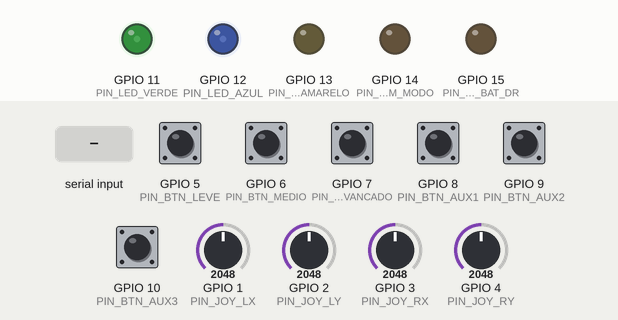
Recording of a sketch running on a simulated ESP32-S3. Parts: output pins drawn as LEDs (lit = HIGH). The test bench sets the inputs (shaded band); at power-on: GPIO 5 (PIN_BTN_LEVE), GPIO 6 (PIN_BTN_MEDIO), GPIO 7 (PIN_BTN_AVANCADO), GPIO 8 (PIN_BTN_AUX1), GPIO 9 (PIN_BTN_AUX2), GPIO 10 (PIN_BTN_AUX3) HIGH, GPIO 1 (PIN_JOY_LX) = 2048, GPIO 2 (PIN_JOY_LY) = 2048, GPIO 3 (PIN_JOY_RX) = 2048, GPIO 4 (PIN_JOY_RY) = 2048 (analog values on the 0–4095 scale). What the sketch prints to the serial monitor is not drawn.

Above: at 1.94 s.
2.3 s: GPIO 6 (PIN_BTN_MEDIO) pulled LOW for 0.15 s
At 3.31 s:
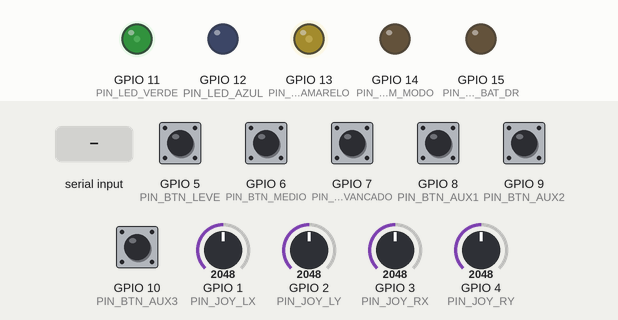
5.3 s: GPIO 7 (PIN_BTN_AVANCADO) pulled LOW for 0.15 s
At 5.93 s:
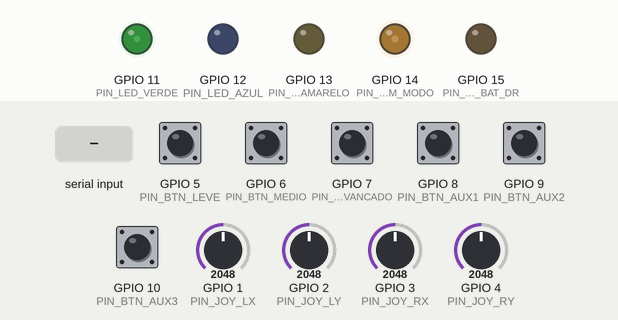
8.3 s: GPIO 5 (PIN_BTN_LEVE) pulled LOW for 0.15 s
11.3 s: "rp 0.25\n" received over Serial
14.3 s: GPIO 6 (PIN_BTN_MEDIO) pulled LOW for 0.15 s
17.3 s: "1\n" received over Serial
Timing chart, 0 to 21.3 s (numbered marks = the images above; inputs shaded):
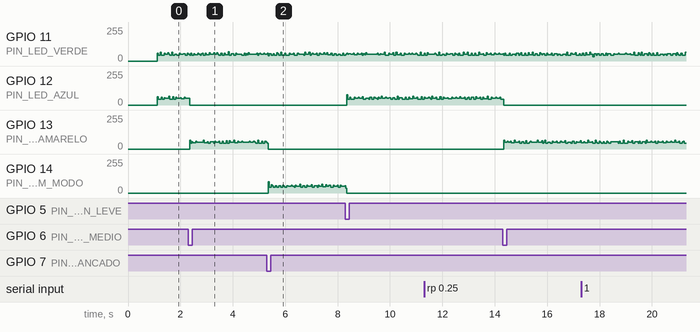

The sketch:

controle.ino
```cpp
// ============================================================================
//  CONTROLE (rádio) - ESP32 + 2 joysticks + botões, ESP-NOW
//
//  Além de pilotar, funciona como ponte de telemetria:
//    drone --ESP-NOW--> controle --USB--> PC  (linhas "T,..." e "# mensagens")
//    PC --USB--> controle --ESP-NOW--> drone  (comandos de sintonia, ex.: "rp 0.25")
// ============================================================================
#include <Arduino.h>
#include <esp_now.h>
#include <WiFi.h>

uint8_t macDrone[6] = {0xD8, 0x85, 0xAC, 0xD4, 0x3A, 0x94};

const int PIN_JOY_LX = 1; // Yaw (Girar)
const int PIN_JOY_LY = 2; // Throttle (Aceleracao)
const int PIN_JOY_RX = 3; // Roll (Lados)
const int PIN_JOY_RY = 4; // Pitch (Frente/Tras)

const int PIN_BTN_LEVE     = 5;
const int PIN_BTN_MEDIO    = 6;
const int PIN_BTN_AVANCADO = 7;
const int PIN_BTN_AUX1     = 8;
const int PIN_BTN_AUX2     = 9;
const int PIN_BTN_AUX3     = 10;

const int PIN_LED_VERDE       = 11;
const int PIN_LED_AZUL        = 12;
const int PIN_LED_AMARELO     = 13;
const int PIN_LED_VERM_MODO   = 14;
const int PIN_LED_VERM_BAT_DR = 15;

const int TODOS_LEDS[5] = {
  PIN_LED_VERDE, PIN_LED_AZUL, PIN_LED_AMARELO,
  PIN_LED_VERM_MODO, PIN_LED_VERM_BAT_DR
};

typedef struct struct_comando {
  int16_t throttle;
  int16_t yaw;
  int16_t pitch;
  int16_t roll;
  uint8_t modo;
  uint8_t aux1;
  uint8_t aux2;
  uint8_t aux3;
} struct_comando;

// Mesmos formatos de drone/drone.ino
#define PKT_TELEMETRIA 0xA1
#define PKT_TEXTO      0xA3
#define PKT_CMD_TEXTO  0xB1

typedef struct __attribute__((packed)) {
  uint8_t  tipo;
  uint8_t  flags;         // b0 armado, b1 pairar, b2 bateria baixa, b3 oscilando
  uint32_t ms;
  int16_t  roll, pitch;   // x100
  int16_t  gR, gP, gY;    // x10
  int16_t  spR, spP;      // x100
  int16_t  m[4];
  int16_t  thr;
  uint8_t  escala;        // x100
  uint8_t  oscR, oscP;
  uint16_t loopHz;
  float    tensao;
} pkt_telemetria_t;

typedef struct __attribute__((packed)) {
  uint8_t tipo;
  char    texto[200];
} pkt_texto_t;

struct_comando pacoteControle;

enum ModoVoo { MODO_LEVE = 1, MODO_MEDIO = 2, MODO_AVANCADO = 3 };
ModoVoo modoAtual = MODO_LEVE;

bool droneConectado = false;
volatile bool batDroneBaixa = false;
unsigned long ultimoAckDrone = 0;

int centroLX = 2048, centroLY = 2048, centroRX = 2048, centroRY = 2048;
const int DEADZONE = 160;

unsigned long ultimoPiscaVerde = 0;
bool estadoPiscaVerde = false;
unsigned long ultimoEnvioEspNow = 0;
unsigned long ultimoDebounce = 0;

// Fila simples: o callback do Wi-Fi não deve imprimir direto na serial
#define FILA_TAM 16
pkt_texto_t filaTexto[FILA_TAM];   // reutilizada também para telemetria (cabe)
volatile uint8_t filaIni = 0, filaFim = 0;
portMUX_TYPE muxFila = portMUX_INITIALIZER_UNLOCKED;

void aoEnviarDados(const wifi_tx_info_t *info, esp_now_send_status_t status) {
  if (status == ESP_NOW_SEND_SUCCESS) {
    droneConectado = true;
    ultimoAckDrone = millis();
  }
}

void aoReceberDoDrone(const esp_now_recv_info_t *info, const uint8_t *dados, int len) {
  if (len < 1 || len > (int)sizeof(pkt_texto_t)) return;
  if (dados[0] == PKT_TELEMETRIA && len == sizeof(pkt_telemetria_t)) {
    batDroneBaixa = ((const pkt_telemetria_t *)dados)->flags & 4;
  } else if (dados[0] != PKT_TEXTO) {
    return;
  }
  portENTER_CRITICAL_ISR(&muxFila);
  uint8_t prox = (filaFim + 1) % FILA_TAM;
  if (prox != filaIni) {
    memset(&filaTexto[filaFim], 0, sizeof(pkt_texto_t));
    memcpy(&filaTexto[filaFim], dados, len);
    filaFim = prox;
  }
  portEXIT_CRITICAL_ISR(&muxFila);
}

void imprimirRecebidos() {
  while (filaIni != filaFim) {
    pkt_texto_t p;
    portENTER_CRITICAL(&muxFila);
    p = filaTexto[filaIni];
    filaIni = (filaIni + 1) % FILA_TAM;
    portEXIT_CRITICAL(&muxFila);

    if (p.tipo == PKT_TEXTO) {
      p.texto[sizeof(p.texto) - 1] = 0;
      Serial.print("# ");
      Serial.println(p.texto);
    } else {
      pkt_telemetria_t t;
      memcpy(&t, &p, sizeof(t));
      Serial.printf("T,%lu,%u,%d,%.2f,%.2f,%.1f,%.1f,%.1f,%.2f,%.2f,%d,%d,%d,%d,%.2f,%u,%u,%u\n",
                    (unsigned long)t.ms, t.flags, t.thr, t.roll / 100.0, t.pitch / 100.0,
                    t.gR / 10.0, t.gP / 10.0, t.gY / 10.0, t.spR / 100.0, t.spP / 100.0,
                    t.m[0], t.m[1], t.m[2], t.m[3], t.escala / 100.0, t.oscR, t.oscP, t.loopHz);
    }
  }
}

// Linhas digitadas no PC são repassadas ao drone como comando de sintonia
void repassarComandosUSB() {
  static char buf[64];
  static uint8_t n = 0;
  while (Serial.available()) {
    char ch = Serial.read();
    if (ch == '\n' || ch == '\r') {
      if (n > 0) {
        uint8_t pkt[1 + sizeof(buf)];
        pkt[0] = PKT_CMD_TEXTO;
        memcpy(pkt + 1, buf, n);
        esp_now_send(macDrone, pkt, 1 + n);
        n = 0;
      }
    } else if (n < sizeof(buf) - 1) {
      buf[n++] = ch;
    }
  }
}

void atualizarLEDsMultiplexados() {
  static int indiceLed = 0;
  static unsigned long ultimoTrocaLed = 0;

  if (micros() - ultimoTrocaLed < 2000) return;
  ultimoTrocaLed = micros();

  for (int i = 0; i < 5; i++) digitalWrite(TODOS_LEDS[i], LOW);

  bool acender = false;
  switch (indiceLed) {
    case 0: acender = droneConectado ? true : estadoPiscaVerde; break;
    case 1: acender = (modoAtual == MODO_LEVE); break;
    case 2: acender = (modoAtual == MODO_MEDIO); break;
    case 3: acender = (modoAtual == MODO_AVANCADO); break;
    case 4: acender = batDroneBaixa; break;
  }

  if (acender) digitalWrite(TODOS_LEDS[indiceLed], HIGH);
  indiceLed = (indiceLed + 1) % 5;
}

void calibrarCentroJoysticks() {
  long somaLX = 0, somaLY = 0, somaRX = 0, somaRY = 0;
  for (int i = 0; i < 100; i++) {
    somaLX += analogRead(PIN_JOY_LX);
    somaLY += analogRead(PIN_JOY_LY);
    somaRX += analogRead(PIN_JOY_RX);
    somaRY += analogRead(PIN_JOY_RY);
    delay(5);
  }
  centroLX = somaLX / 100;
  centroLY = somaLY / 100;
  centroRX = somaRX / 100;
  centroRY = somaRY / 100;
}

// Mapeia o curso completo (0 a 4095) e aplica curva exponencial opcional
int processarEixo(int leituraBruta, int centro, bool aplicarExpo) {
  int diferenca = leituraBruta - centro;
  if (abs(diferenca) < DEADZONE) return 0;

  float norm = 0.0f;
  if (diferenca > 0) {
    norm = (float)(leituraBruta - (centro + DEADZONE)) / (float)(4090 - (centro + DEADZONE));
  } else {
    norm = -(float)((centro - DEADZONE) - leituraBruta) / (float)((centro - DEADZONE) - 5);
  }
  norm = constrain(norm, -1.0f, 1.0f);

  // Curva Exponencial: em 50% do stick entrega ~27% de comando; em 100% entrega 100%
  if (aplicarExpo) {
    float expo = 0.60f;
    norm = norm * (1.0f - expo) + (norm * norm * norm) * expo;
  }

  return (int)(norm * 1000.0f);
}

void setup() {
  Serial.begin(115200);
  analogReadResolution(12);

  pinMode(PIN_BTN_LEVE,     INPUT_PULLUP);
  pinMode(PIN_BTN_MEDIO,    INPUT_PULLUP);
  pinMode(PIN_BTN_AVANCADO, INPUT_PULLUP);
  pinMode(PIN_BTN_AUX1,     INPUT_PULLUP);
  pinMode(PIN_BTN_AUX2,     INPUT_PULLUP);
  pinMode(PIN_BTN_AUX3,     INPUT_PULLUP);

  for (int i = 0; i < 5; i++) {
    pinMode(TODOS_LEDS[i], OUTPUT);
    digitalWrite(TODOS_LEDS[i], LOW);
  }

  delay(500);
  calibrarCentroJoysticks();

  WiFi.mode(WIFI_STA);
  if (esp_now_init() != ESP_OK) return;

  esp_now_register_send_cb(aoEnviarDados);
  esp_now_register_recv_cb(aoReceberDoDrone);

  esp_now_peer_info_t peerInfo = {};
  memcpy(peerInfo.peer_addr, macDrone, 6);
  peerInfo.channel = 0;
  peerInfo.encrypt = false;
  esp_now_add_peer(&peerInfo);

  Serial.printf("# Controle pronto. MAC %s\n", WiFi.macAddress().c_str());
}

void loop() {
  unsigned long agora = millis();
  atualizarLEDsMultiplexados();
  imprimirRecebidos();
  repassarComandosUSB();

  if (agora - ultimoAckDrone > 500) droneConectado = false;

  if (agora - ultimoPiscaVerde >= 500) {
    ultimoPiscaVerde = agora;
    estadoPiscaVerde = !estadoPiscaVerde;
  }

  if (agora - ultimoDebounce > 200) {
    if (digitalRead(PIN_BTN_LEVE) == LOW) {
      modoAtual = MODO_LEVE;
      ultimoDebounce = agora;
    } else if (digitalRead(PIN_BTN_MEDIO) == LOW) {
      modoAtual = MODO_MEDIO;
      ultimoDebounce = agora;
    } else if (digitalRead(PIN_BTN_AVANCADO) == LOW) {
      modoAtual = MODO_AVANCADO;
      ultimoDebounce = agora;
    }
  }

  if (agora - ultimoEnvioEspNow >= 20) {
    ultimoEnvioEspNow = agora;

    // Throttle linear usando curso completo (false) | Direcao e Yaw com curva Expo suave (true)
    pacoteControle.yaw      = -processarEixo(analogRead(PIN_JOY_LX), centroLX, true);
    pacoteControle.throttle = -processarEixo(analogRead(PIN_JOY_LY), centroLY, false);
    pacoteControle.roll     =  processarEixo(analogRead(PIN_JOY_RX), centroRX, true);
    pacoteControle.pitch    = -processarEixo(analogRead(PIN_JOY_RY), centroRY, true);
    pacoteControle.modo     = modoAtual;
    pacoteControle.aux1     = (digitalRead(PIN_BTN_AUX1) == LOW) ? 1 : 0;
    pacoteControle.aux2     = (digitalRead(PIN_BTN_AUX2) == LOW) ? 1 : 0;
    pacoteControle.aux3     = (digitalRead(PIN_BTN_AUX3) == LOW) ? 1 : 0;

    esp_now_send(macDrone, (uint8_t *)&pacoteControle, sizeof(pacoteControle));
  }
}
```
